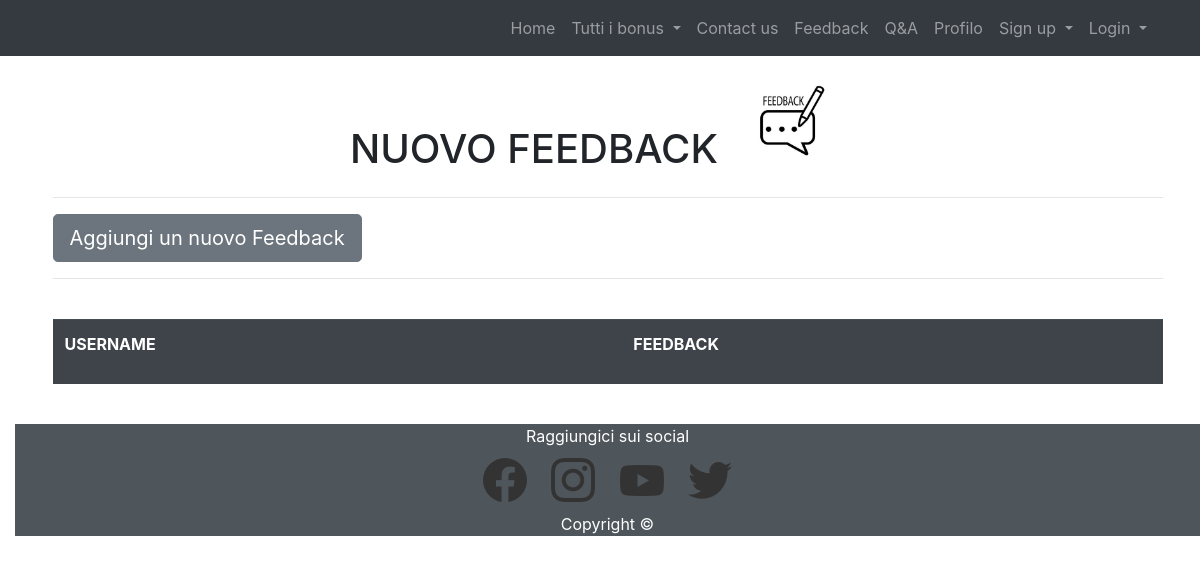
The page /feedback on the database as committed earlier.
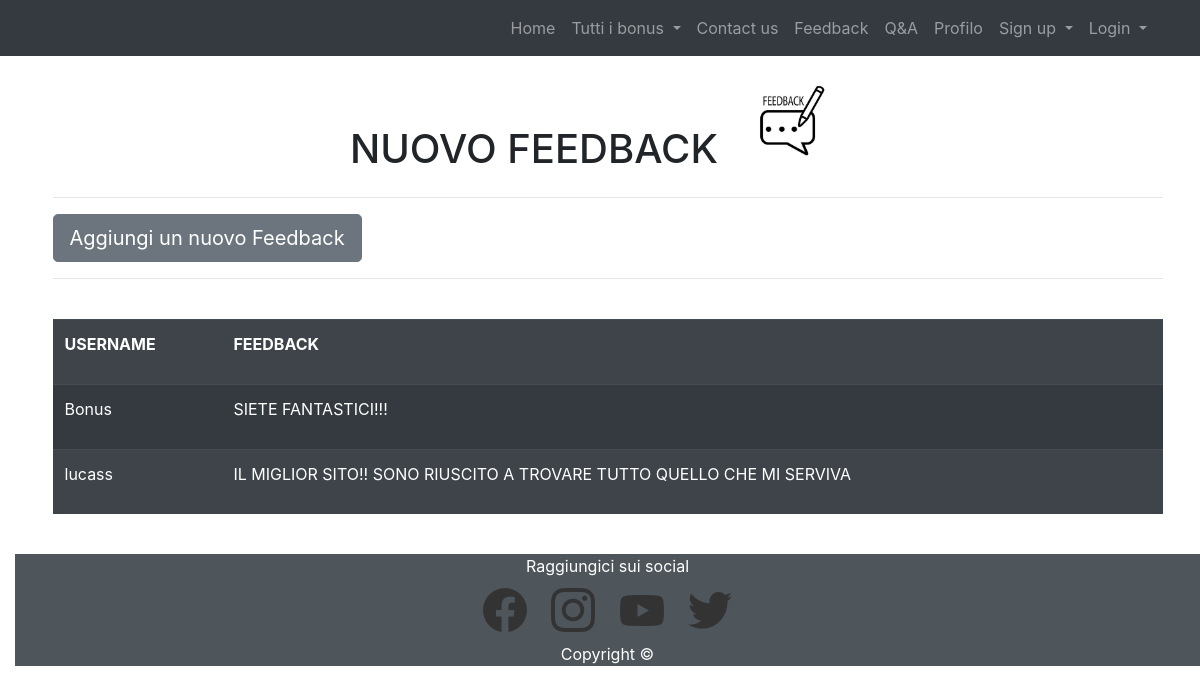
The same page on the database as committed later.
### model.py (models this page shows, shortened)
class feeds(db.Model):
    __tablename__ = 'feeds'
    _id = db.Column("id", db.Integer, primary_key=True)
    username = db.Column(db.String(100))
    feedback = db.Column(db.String(1000))

### app.py (the view)
@app.route('/feedback')
def feedback():
    return render_template('feedback.html', values=feeds.query.all())

### templates/feedback.html
{% extends "layoutfeedback.html" %}
{% block content %}
    <div class="titleBlock"><h1 style="text-align: center" class="titleText">NUOVO FEEDBACK</h1><div class="titlefeedback"></div></div>
         <hr>
            <button onclick="location.href='/newFeedback'" class="btn btn-secondary btn-lg" >Aggiungi un nuovo Feedback</button>
         <hr>
         <br>
         <table class="table table-dark table-striped">
                <tr>
                    <th><p>USERNAME</p></th>
                    <th><p>FEEDBACK</p></th>
                </tr>
            {% for item in values %}
                <tr>
                    <td>
                        <p>{{ item.username }}</p>
                    </td>
                    <td>
                        <p style="text-transform: uppercase">{{ item.feedback }}</p>
                    </td>
                </tr>
            {% endfor %}
         </table>
{%  endblock %}

### templates/layoutfeedback.html (shortened to what this page needs)
<!doctype html>
<html lang="en">
  <head>
  <link href="{{ url_for('static',filename='vendor/bootstrap/css/bootstrap.min.css') }}" rel="stylesheet">
  <link href="{{ url_for('static',filename='css/main.css') }}" rel="stylesheet">
  <link href="{{ url_for('static',filename='css/modern-business.css') }}" rel="stylesheet">
</head>
<body>
{% include 'navigation.html' %}
  <div class="container">
    <main>
        {% block content %}{% endblock %}
    </main>
    <br>
  </div>
<footer style="background-color: #4e555b ">
    <div align="center" style="color: white">Raggiungici sui social</div>
  <div align="center">
      <a href="#"><img src="/static/images/facebook-logo-black.png"></a>
      <a href="https://instagram.com/bon.us.official?igshid=YmMyMTA2M2Y="><img src="/static/images/instagram-logo-black.png"></a>
      <a href="https://www.youtube.com/channel/UCTcXswd4_mPF9oMFq5YsmAg/featured"><img src="/static/images/youtube-logo-black.png"></a>
      <a href="#"><img src="/static/images/twitter-logo-black.png"></a>
  </div>
    <div align="center" style="color: white" >Copyright ©</div>
</footer>
</body>
</html>

### templates/navigation.html (shortened to what this page needs)
 <nav class="navbar fixed-top navbar-expand-lg navbar-dark bg-dark fixed-top">
    <div class="container">
      <div class="collapse navbar-collapse" id="navbarResponsive">
        <ul class="navbar-nav ml-auto">
            <li class="nav-item">
            <a class="nav-link" href="/index">Home</a>
          </li>
            <li class="nav-item dropdown">
            <a class="nav-link dropdown-toggle" href="#" id="navbarDropdownPortfolio" data-toggle="dropdown" aria-haspopup="true" aria-expanded="false">
              Tutti i bonus
            </a>
          </li>
          <li class="nav-item">
            <a class="nav-link" href="/contact">Contact us</a>
          </li>
            <li class="nav-item">
            <a class="nav-link" href="/feedback">Feedback</a>
          </li>
            <li class="nav-item">
            <a class="nav-link" href="/question">Q&A</a>
          </li>
            <li class="nav-item">
            <a class="nav-link" href="/dashboard">Profilo</a>
          </li>
          <li class="nav-item dropdown">
            <a class="nav-link dropdown-toggle" href="#" id="navbarDropdownPortfolio" data-toggle="dropdown" aria-haspopup="true" aria-expanded="false">
              Sign up
            </a>
          </li>
          <li class="nav-item dropdown">
            <a class="nav-link dropdown-toggle" href="#" id="navbarDropdownBlog" data-toggle="dropdown" aria-haspopup="true" aria-expanded="false">
              Login
            </a>
          </li>
        </ul>
      </div>
    </div>
  </nav>

### static/css/main.css (style rules this page uses)
body { padding-top: 10px; padding-left: 15px; padding-bottom: 10px; }
a { color: #FCCC69 ; }
.titleBlock { display: block; margin: auto; position: relative; width: fit-content; }
.titleText { display: inline-block; }
.titlefeedback { background-image: url("../images/feedback1.jpeg"); background-size: contain; background-repeat: no-repeat; padding-top: 10px; padding-bottom: 10px; width: 7.2em; height:5.2em; display: inline-block; margin-left: 2em; }

### static/css/modern-business.css (style rules this page uses)
body { padding-top: 56px; }

Rows that differ between the two databases and show on the page:
added feeds: username "Bonus", feedback "SIETE FANTASTICI!!!"
added feeds: username "lucass", feedback "IL MIGLIOR SITO!! SONO RIUSCITO A TROVARE TUTTO QUELLO CHE MI SERVIVA"
